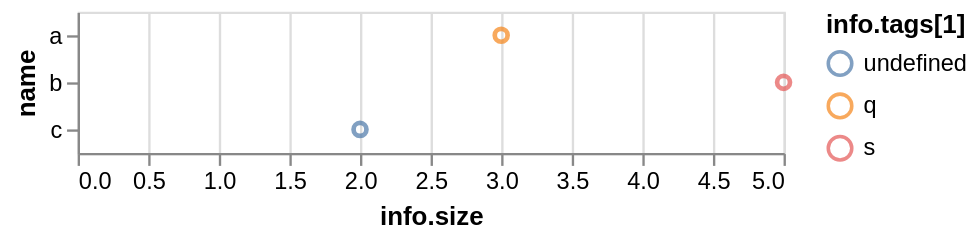

Source (Vega-Lite JSON):
### Vega-Lite specification from a JSON file in a GitHub repository (floating-point values rounded to 4 significant figures)
{"$schema": "https://vega.github.io/schema/vega-lite/v6.json", "data": {"values": [{"name": "a", "info": {"size": 3, "tags": ["p", "q"]}, "flag": true}, {"name": "b", "info": {"size": 5, "tags": ["r", "s"]}, "flag": false}, {"name": "c", "info": {"size": 2, "tags": ["t"]}, "flag": true}, {"name": "d", "info": null, "flag": null}]}, "mark": "point", "encoding": {"x": {"field": "info.size", "type": "quantitative"}, "y": {"field": "name", "type": "nominal"}, "color": {"field": "info.tags[1]", "type": "nominal"}, "detail": {"field": "info", "type": "nominal"}, "tooltip": {"field": "flag", "type": "nominal"}}}
